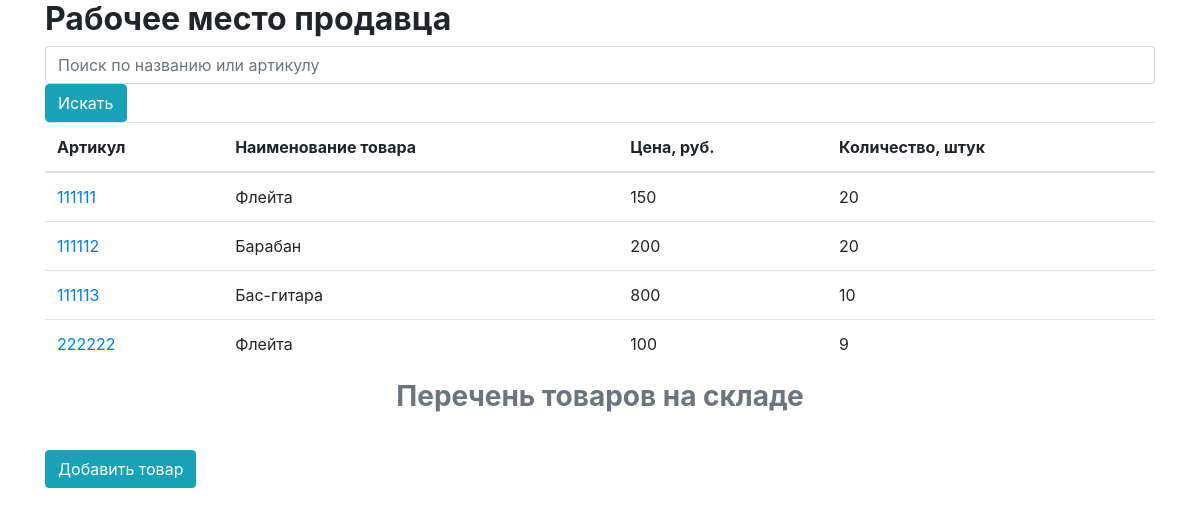
Before: / with the older database file.
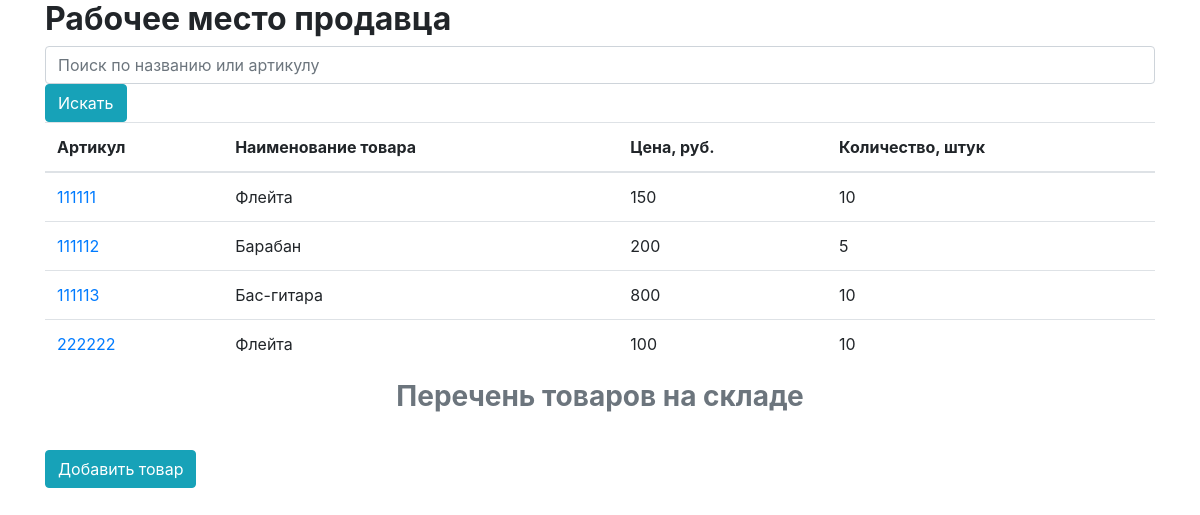
After: the same page with the newer database file.
### tables this page shows
CREATE TABLE products (
            vendor_code INTEGER PRIMARY KEY,
            product_name TEXT NOT NULL,
            price INTEGER NOT NULL,
            quantity INTEGER NOT NULL DEFAULT 0 CHECK (quantity >= 0)
        );

### app/main.py (the view)
    @app.route("/", methods=['GET'])
    def index():
        search = request.args.get('search')
        if search:
            search_result = db.search_product(db.open_db(db_url), search)
            return render_template('index.html', items=search_result, search=search)
        get_all_result = db.get_all(db.open_db(db_url))
        return render_template('index.html', items=get_all_result)

### app/db.py (called while the page is built)
def open_db(url):
    connection = sqlite3.connect(url)
    connection.row_factory = sqlite3.Row
    return connection

def get_all(connection):
    with connection:
        cursor = connection.cursor()
        cursor.execute("""
        SELECT vendor_code, product_name, price, quantity
          FROM products""")
        items = []
        for row in cursor:
            items.append(
                Products(
                    row['vendor_code'],
                    row['product_name'],
                    row['price'],
                    row['quantity']
                )
            )
        return items

### app/templates/index.html (shortened to what this page needs)
<!doctype html>
<html lang="en">
<head>
    <link rel="stylesheet" href="https://stackpath.bootstrapcdn.com/bootstrap/4.3.1/css/bootstrap.min.css"
>
</head>
<body>
<div class="container">
    <p class="h2 text-left font-weight-bold">Рабочее место продавца</p>
    <form>
        <input name="search" class="form-control" placeholder="Поиск по названию или артикулу" type="search"
               value="{{ search }}">
        <button type="submit" class="btn btn-info">Искать</button>
    </form>
    <table class="table table-hover">
        <caption class="h3 font-weight-bold text-center">Перечень товаров на складе</caption>
        <thead>
        <tr>
            <th scope="col">Артикул</th>
            <th scope="col">Наименование товара</th>
            <th scope="col">Цена, руб.</th>
            <th scope="col">Количество, штук</th>
        </tr>
        </thead>
        <tbody>
        {% for item in items %}
        <tr>
            <td><a href="{{ url_for('details_of_product', vendor_code=item.vendor_code) }}"> {{ item.vendor_code }}</a>
            </td>
            <td>{{ item.product_name }}</td>
            <td>{{ item.price }}</td>
            <td>{{ item.quantity }}</td>
        </tr>
        {% endfor %}
        </tbody>
    </table>
    <p><a class="btn btn-info" href="{{ url_for('add_product') }}">Добавить товар</a></p>
</div>
</body>
</html>

Changed rows visible on the page:
changed products id 111111: quantity "20" → "10"
changed products "Барабан": quantity "20" → "5"
changed products id 222222: quantity "9" → "10"
